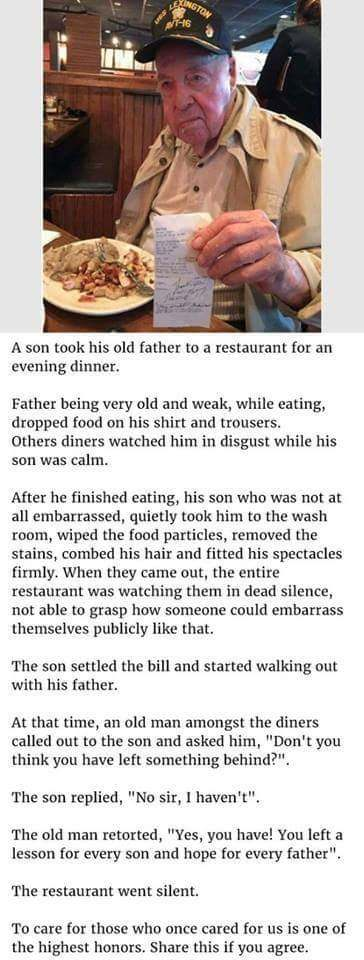
#> input picture bob.jpg, 364 x 960 px, given in place of smallgray.png, which was not available
$ jupyter execute --allow-errors Numpy.ipynb
#> lines starting #> are read from the running program, lines starting #| are printed output that depends on the picture; pictures that were not available may be replaced by others from this repository, and a replacement may not be noted
[cell 1]
# generally images are represented in this format[[123,12,123,12,33],[],[]]

[cell 2]
import numpy

[cell 3]
n = numpy.arange(27)

[cell 4]
n #numpy array

[cell 5]
type(n)

[cell 6]
n.reshape(3,9) #converting the single dimensional array to 2 dimensional array

[cell 7]
n.reshape(3,3,3) #converting to three dimensional array

#> (a cell that did not finish here is left out)

[cell 9]
import os

[cell 10]
print(os.listdir())

[cell 11]
import cv2

[cell 12]
myImage = cv2.imread("smallgray.png",1)
#> myImage is the input picture: shape (960, 364, 3); mean B, G, R 190.6, 194, 202.1

[cell 13]
print(myImage)
#> (printed output is left out)

[cell 14]
myImage #each value represents BGR values b->blue g->green r->red

[cell 15]
cv2.imwrite("newsmallgray.png",myImage) #to create a new image
#> Out = True

[cell 16]
myImage = cv2.imread("smallgray.png",0)
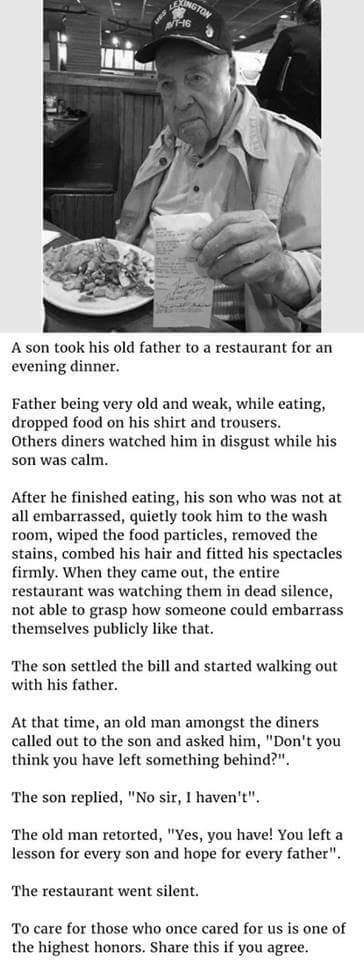
#> myImage: shape (960, 364); min 0, max 255, mean 196.1
myImage

[cell 17]
myImage[0:2]

[cell 18]
myImage[0:2,2:4]
#> Out = [[230, 230], [230, 230]]

[cell 19]
myImage.shape
#> Out = (960, 364)

[cell 20]
for i in myImage:
    print (i)
#> this loop made 960 passes
#> (printed output is left out)

#> (a cell that did not finish here is left out)

[cell 22]
for i in myImage.flat:
    print(i) #this prints individual values
#> this loop made 349440 passes
#> i on passes 1 to 3: 230, 230, 230

#> (a cell that did not finish here is left out)

[cell 24]
#since hstack takes only 1 arguements. Tuple is used

[cell 25]
myImage2 = numpy.hstack((myImage,myImage))
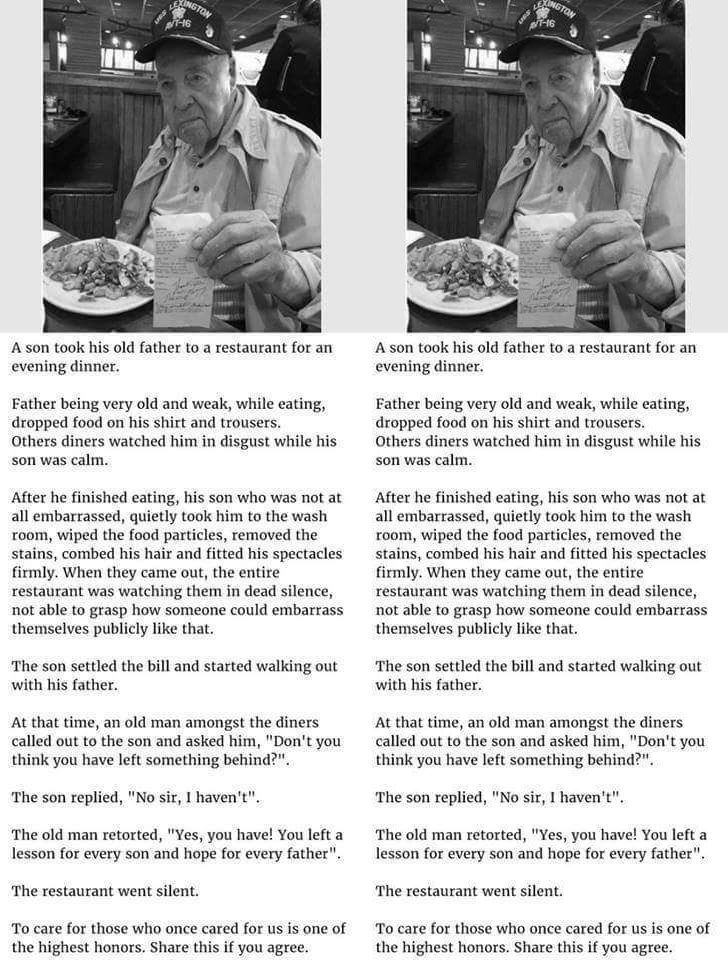
#> myImage2: shape (960, 728); min 0, max 255, mean 196.1

[cell 26]
myImage2

[cell 27]
myImage2 = numpy.vstack((myImage,myImage))#vertical stacking
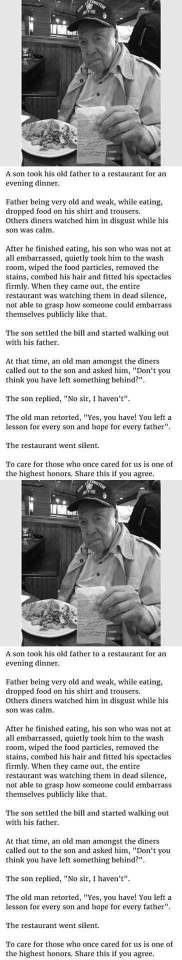
#> myImage2: shape (1920, 364) (shown at 1/2 size); min 0, max 255, mean 196.1

#> (a cell that did not finish here is left out)

#> (a cell that did not finish here is left out)

[cell 30]
lst = numpy.vsplit(myImage2,3)
#> lst = 3 items
